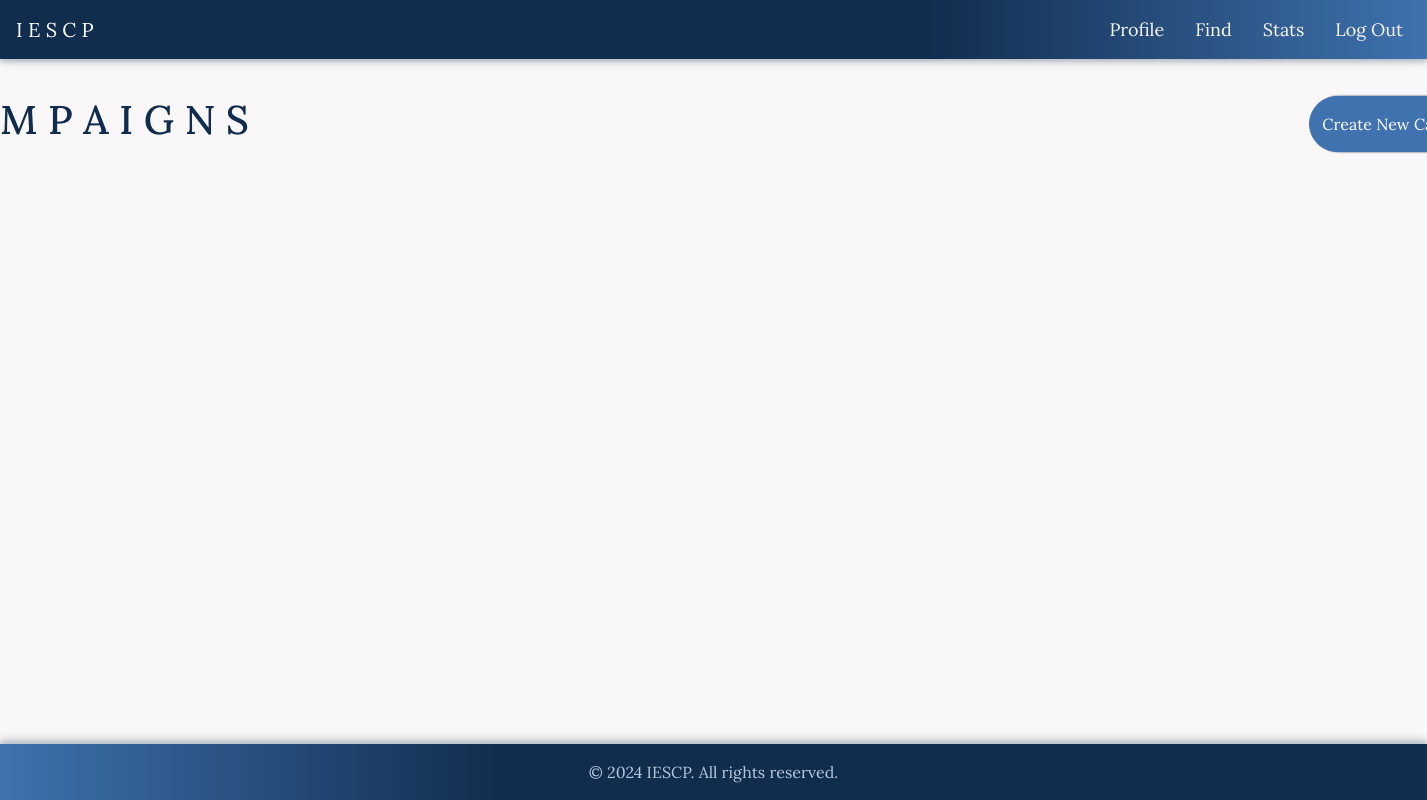
Page /campaigns?sponsor_id=8 on the earlier database version.
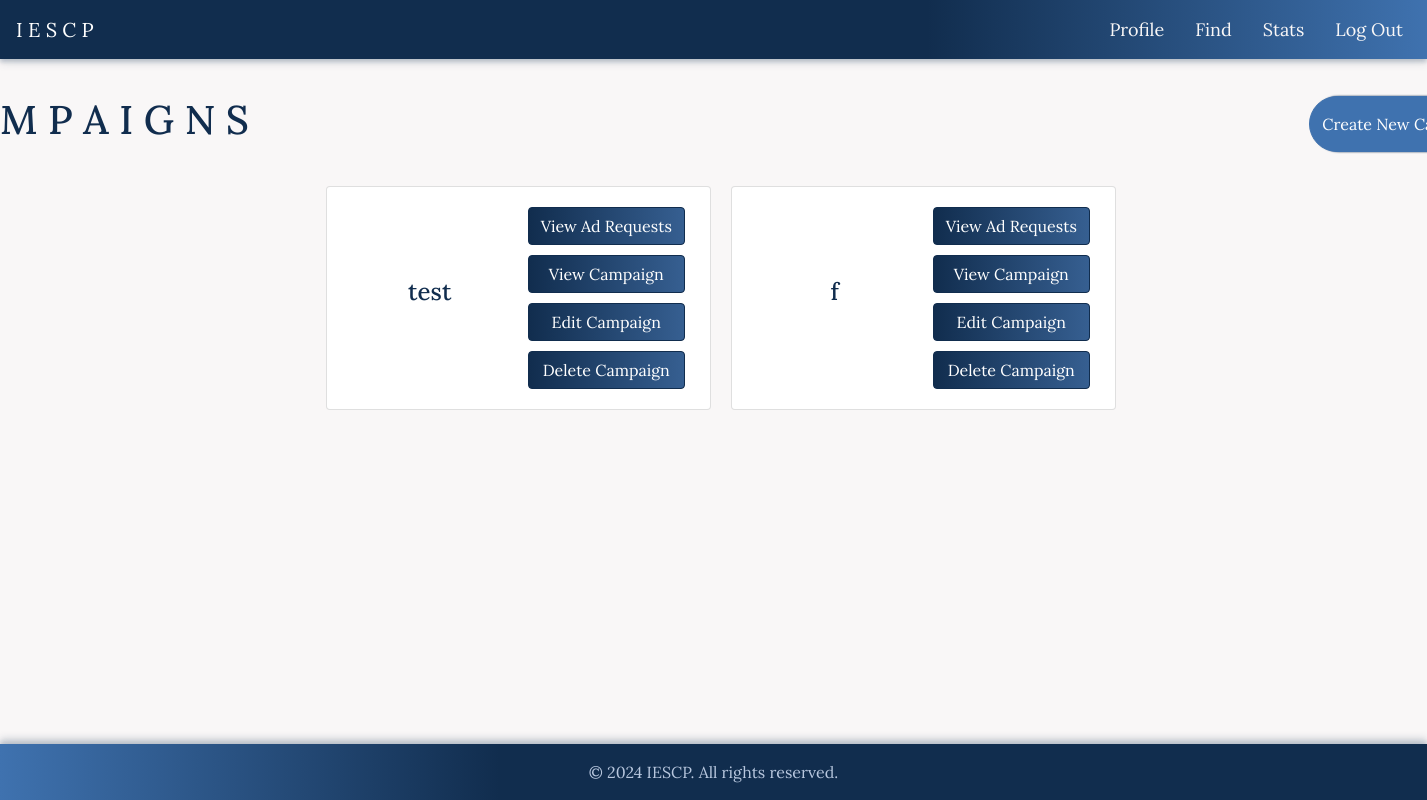
Same page on the later database version.
### app/models.py (models this page shows)
class Campaign(db.Model):
    id = db.Column(db.Integer, primary_key=True)
    name = db.Column(db.String(64), nullable=False)
    description = db.Column(db.Text, nullable=False)
    start_date = db.Column(db.DateTime, default=datetime.utcnow)
    end_date = db.Column(db.DateTime)
    budget = db.Column(db.Float, nullable=False)
    visibility = db.Column(db.String(10), nullable=False)
    goals = db.Column(db.Text, nullable=False)
    sponsor_id = db.Column(db.Integer, db.ForeignKey('user.id'), nullable=False)
    ad_requests = db.relationship('AdRequest', backref='campaign', lazy=True)

### app/routes.py (the view)
@app.route('/campaigns')
def campaigns():
    sponsor_id = request.args.get('sponsor_id')
    campaigns = Campaign.query.filter_by(sponsor_id=sponsor_id).all()
    return render_template('campaigns.html', active_page='campaigns', campaigns=campaigns, sponsor_id=sponsor_id)

### app/templates/campaigns.html (shortened to what this page needs)
{% extends "navbar_after_login.html" %}
{% block styles %}
  <link rel="stylesheet" href="{{ url_for('static', filename='/css/campaigns.css') }}">
{% endblock %}
{% block content %}
<div class="campaigns">
<div class="container mt-4">
    <div class="d-flex justify-content-between mb-4">
        <h1>C A M P A I G N S</h1>
        <button class="btn btn-primary" data-toggle="modal" data-target="#createCampaignModal">Create New Campaign</a>
    </div>
    <div class="row">
        {% for campaign in campaigns %}
            <div class="col-md-4">
                <div class="card campaign-card">
                    <div class="card-body">
                        <h4 class="card-title">{{ campaign.name }}</h4>
                        <div class="btn-container">
                            <a href="{{ url_for('campaign', campaign_id=campaign.id) }}" class="btn btn-secondary gradient">View Ad Requests</a>
                            <button class="btn btn-secondary gradient" id="view-campaign" data-campaign-id = "{{ campaign.id }}" >View Campaign</button>
                            <button class="btn btn-secondary gradient" id="edit-campaign" data-campaign-id = "{{ campaign.id }}" >Edit Campaign</button>
                            <button class="btn btn-secondary gradient" id="delete-campaign-show-modal" data-campaign-id = "{{ campaign.id }}" data-campaign-name = "{{ campaign.name }}">Delete Campaign</button>
                        </div>
                    </div>
                </div>
            </div>
        {% endfor %}
    </div>
</div>
</div>
{% endblock %}

Differences in the rows shown:
added Campaign: name "test"
added Campaign: name "f"
